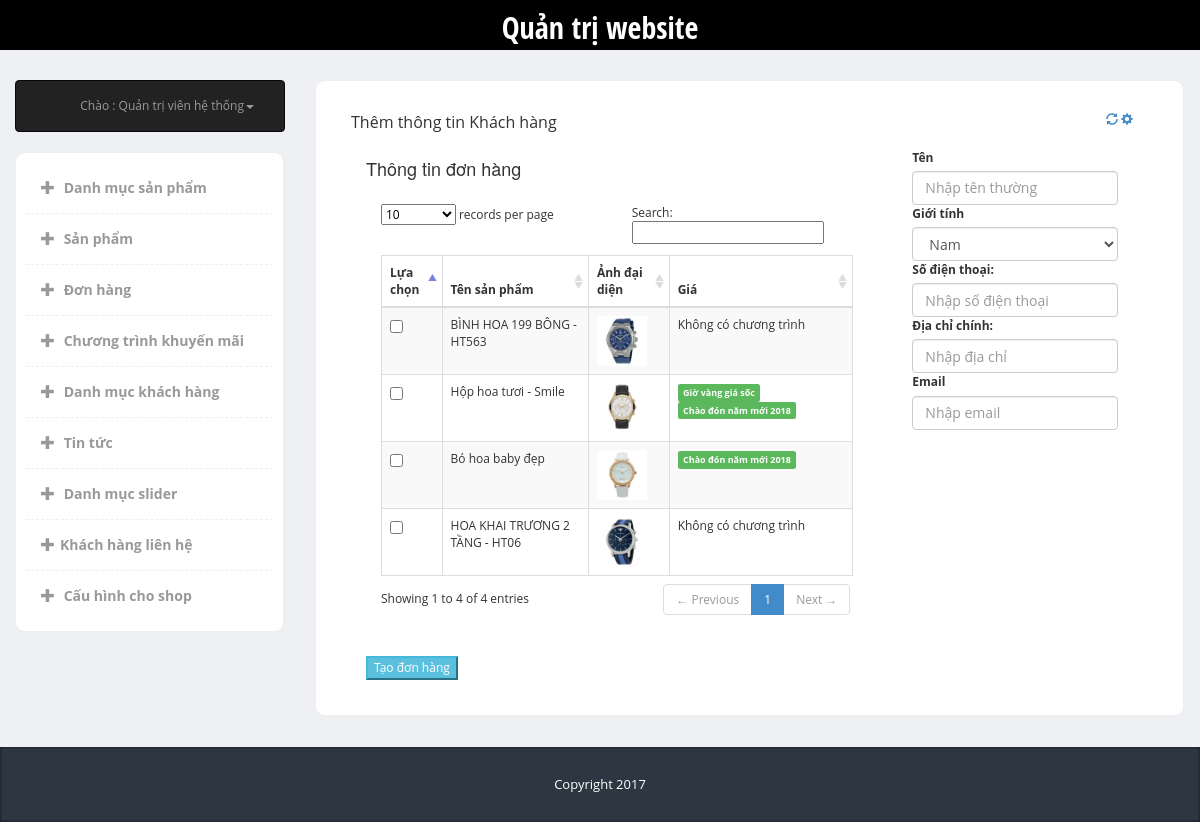
Page /admin/index.php?page=order&type=add (signed in) on the committed database.
### tables this page shows
CREATE TABLE `product` (
  `ID` int(10) NOT NULL,
  `Category_ID` int(10) NOT NULL,
  `Product_Name` varchar(255) NOT NULL,
  `Product_Images` varchar(255) NOT NULL,
  `Product_Price` int(10) NOT NULL,
  `Quantity` int(10) NOT NULL,
  `Description` text NOT NULL,
  `Status` tinyint(2) NOT NULL,
  `Created_Date` date NOT NULL,
  `Discount` int(11) NOT NULL
);

CREATE TABLE `discount` (
  `ID` int(10) NOT NULL,
  `Discount` varchar(255) NOT NULL,
  `Attach_Discount` varchar(255) NOT NULL,
  `Start_Time` date NOT NULL,
  `End_Time` date NOT NULL,
  `Status` tinyint(2) NOT NULL
);

### admin/lib_db.php (called while the page is built, shortened)
<?php
global $link;
function select_list($sql){
	return exec_select($sql);
}
function exec_select($sql){
	global $link;
	$ret = isset($ret) ? $ret : "";
	$res = $link->query($sql);
	$err = mysqli_error($link);
	if ($res ){
		$ret = array();
		while( $row = $res->fetch_array(MYSQLI_ASSOC) )
		{
			$ret[]= $row ;
		}
	}
	return $ret;
}

### admin/modules/order/add.php (the view, shortened to what this page needs)
<?php
$sql_pro = "select * from product where Status = 1 order by ID DESC";
$data_pro = select_list($sql_pro);
?>
<div class="panel-heading">
	<div class="panel-title">Thêm thông tin Khách hàng </div>
	<div class="panel-options">
		<a href="#" data-rel="collapse"><i class="glyphicon glyphicon-refresh"></i></a>
		<a href="#" data-rel="reload"><i class="glyphicon glyphicon-cog"></i></a>
	</div>
</div>
<div class="panel-body">
	<form class="form-horizontal addpro" action="modules/customer/add_exe.php" method="POST">
		<fieldset class="">
			<div class="col-md-8" >
				<h4>Thông tin đơn hàng</h4>
				<div class="panel-body">
					<table cellpadding="0" cellspacing="0" border="0" class="table table-striped table-bordered" id="example">
						<thead>
							<tr class="text-center">
								<th>Lựa chọn</th>
								<th>Tên sản phẩm</th>
								<th>Ảnh đại diện</th>
								<th>Giá</th>
							</tr>
						</thead>
						<tbody>
							<?php
							if($data_pro){
								foreach ($data_pro as $datas){?>
									<tr class="odd gradeX">
										<td><input type="checkbox" name=""></td>
										<td><?php echo $datas['Product_Name'] ?></td>
										<td><img src="<?php echo $datas['Product_Images'] ?>" width="50"></td>
										<?php
										$id = $datas['ID'];
										?>
										<td class="center">
											<?php
											$sql_hienthikieusp = "SELECT * FROM discountproduct where discountproduct.Product_ID = $id";
											$data_hienthikieusp = select_list($sql_hienthikieusp);
											if($data_hienthikieusp){
												foreach($data_hienthikieusp as $data2){
													$id_km =$data2['Discount_ID'];
													$sql_tenkm = "SELECT * FROM discount where ID = $id_km";
													$data_tenkm = select_list($sql_tenkm);
													foreach($data_tenkm as $data3){
														?>
														<span class="label label-success"><?php echo $data3['Discount']  ?></span>
														<?php
													}
												}
											}
											else{
												?>
												Không có chương trình
											<?php } ?>
										</td>
									</tr>
								<?php } }?>
							</tbody>
						</table>
					</div>
			</div>
				<div class="col-md-4">
					<div class="  col-md-12" >
						<label>Tên</label>
						<input class="form-control" placeholder="Nhập tên thường"   name="name" type="text">
					</div>
					<div class="col-md-12" >
						<label>Giới tính</label>
						<select name="DOB" id="input" class="form-control" required="required">
							<option value="0"> Nam </option>
						</select>
					</div>
					<div class="col-md-12" >
						<label>Số điện thoại:</label>
						<input class="form-control" placeholder="Nhập số điện thoại"  name="phone" type="number">
					</div>
					<div class="col-md-12" >
						<label>Địa chỉ chính:</label>
						<input class="form-control" placeholder="Nhập địa chỉ"   name="address" type="text">
					</div>
					<div class="col-md-12" >
						<label>Email</label>
						<input class="form-control"  placeholder="Nhập email"   name="email" type="text">
					</div>
				</div>
		</fieldset>
		<div class="col-md-12" style="padding-top: 20px">
		<div>
			<button class="btn-info" type="submit">
				Tạo đơn hàng
			</button>
		</div>
		</div>
		</form>
	</div>

### admin/css/styles.css (style rules this page uses)
body { font-family: 'Open Sans', sans-serif; background-color: #f7f7f7; position: relative; margin: 0px; font-size: 12px; padding: 0px; }
body { background-color: #eff0f3; }
.panel-heading>.panel-title, .content-box-header .panel-title { float: left; padding: 0px; padding-top: 0px; }
.panel-heading>.panel-options, .content-box-header .panel-options { float: right; padding-right: 15px; }
.panel-heading>.panel-options>a, .content-box-header .panel-options>a { margin-top: 10px; }
.panel-body { clear:both; }

### rows in the picture
product: Product_Name "BÌNH HOA 199 BÔNG - HT563", Product_Images (picture), shows "Không có chương trình"
product: Product_Name "Hộp hoa tươi - Smile", Product_Images (picture)
discount: Discount "Giờ vàng giá sốc"
discount: Discount "Chào đón năm mới 2018"
product: Product_Name "Bó hoa baby đẹp", Product_Images (picture)
product: Product_Name "HOA KHAI TRƯƠNG 2 TẦNG - HT06", Product_Images (picture), shows "Không có chương trình"
